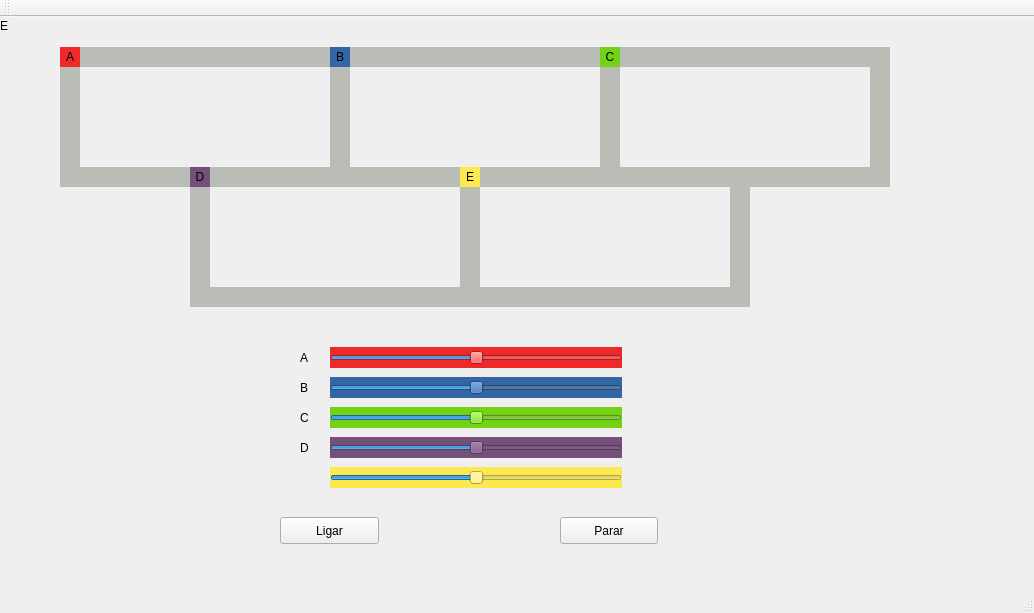
<?xml version="1.0" encoding="UTF-8"?>
<ui version="4.0">
 <class>MainWindow</class>
 <widget class="QMainWindow" name="MainWindow">
  <property name="geometry">
   <rect>
    <x>0</x>
    <y>0</y>
    <width>1034</width>
    <height>613</height>
   </rect>
  </property>
  <property name="windowTitle">
   <string>MainWindow</string>
  </property>
  <widget class="QWidget" name="centralWidget">
   <widget class="QLabel" name="label_tremA">
    <property name="geometry">
     <rect>
      <x>60</x>
      <y>30</y>
      <width>20</width>
      <height>20</height>
     </rect>
    </property>
    <property name="palette">
     <palette>
      <active>
       <colorrole role="Button">
        <brush brushstyle="SolidPattern">
         <color alpha="255">
          <red>239</red>
          <green>41</green>
          <blue>41</blue>
         </color>
        </brush>
       </colorrole>
       <colorrole role="Base">
        <brush brushstyle="SolidPattern">
         <color alpha="255">
          <red>239</red>
          <green>41</green>
          <blue>41</blue>
         </color>
        </brush>
       </colorrole>
       <colorrole role="Window">
        <brush brushstyle="SolidPattern">
         <color alpha="255">
          <red>239</red>
          <green>41</green>
          <blue>41</blue>
         </color>
        </brush>
       </colorrole>
      </active>
      <inactive>
       <colorrole role="Button">
        <brush brushstyle="SolidPattern">
         <color alpha="255">
          <red>239</red>
          <green>41</green>
          <blue>41</blue>
         </color>
        </brush>
       </colorrole>
       <colorrole role="Base">
        <brush brushstyle="SolidPattern">
         <color alpha="255">
          <red>239</red>
          <green>41</green>
          <blue>41</blue>
         </color>
        </brush>
       </colorrole>
       <colorrole role="Window">
        <brush brushstyle="SolidPattern">
         <color alpha="255">
          <red>239</red>
          <green>41</green>
          <blue>41</blue>
         </color>
        </brush>
       </colorrole>
      </inactive>
      <disabled>
       <colorrole role="Button">
        <brush brushstyle="SolidPattern">
         <color alpha="255">
          <red>239</red>
          <green>41</green>
          <blue>41</blue>
         </color>
        </brush>
       </colorrole>
       <colorrole role="Base">
        <brush brushstyle="SolidPattern">
         <color alpha="255">
          <red>239</red>
          <green>41</green>
          <blue>41</blue>
         </color>
        </brush>
       </colorrole>
       <colorrole role="Window">
        <brush brushstyle="SolidPattern">
         <color alpha="255">
          <red>239</red>
          <green>41</green>
          <blue>41</blue>
         </color>
        </brush>
       </colorrole>
      </disabled>
     </palette>
    </property>
    <property name="styleSheet">
     <string notr="true">QLabel { background: rgb(239, 41, 41)}</string>
    </property>
    <property name="text">
     <string>A</string>
    </property>
    <property name="alignment">
     <set>Qt::AlignCenter</set>
    </property>
   </widget>
   <widget class="QLabel" name="label_trilho2AB">
    <property name="geometry">
     <rect>
      <x>80</x>
      <y>30</y>
      <width>250</width>
      <height>20</height>
     </rect>
    </property>
    <property name="styleSheet">
     <string notr="true">QLabel { background: rgb(186, 189, 182)}</string>
    </property>
    <property name="text">
     <string/>
    </property>
   </widget>
   <widget class="QLabel" name="label_trilho4ABD">
    <property name="geometry">
     <rect>
      <x>80</x>
      <y>150</y>
      <width>250</width>
      <height>20</height>
     </rect>
    </property>
    <property name="styleSheet">
     <string notr="true">QLabel { background: rgb(186, 189, 182)}</string>
    </property>
    <property name="text">
     <string/>
    </property>
   </widget>
   <widget class="QLabel" name="label_trilho3AB">
    <property name="geometry">
     <rect>
      <x>330</x>
      <y>30</y>
      <width>20</width>
      <height>140</height>
     </rect>
    </property>
    <property name="styleSheet">
     <string notr="true">QLabel { background: rgb(186, 189, 182)}</string>
    </property>
    <property name="text">
     <string/>
    </property>
   </widget>
   <widget class="QLabel" name="label_trilho1A">
    <property name="geometry">
     <rect>
      <x>60</x>
      <y>30</y>
      <width>20</width>
      <height>140</height>
     </rect>
    </property>
    <property name="styleSheet">
     <string notr="true">QLabel { background: rgb(186, 189, 182)}</string>
    </property>
    <property name="text">
     <string/>
    </property>
   </widget>
   <widget class="QPushButton" name="pushButton">
    <property name="geometry">
     <rect>
      <x>280</x>
      <y>500</y>
      <width>99</width>
      <height>27</height>
     </rect>
    </property>
    <property name="text">
     <string>Ligar</string>
    </property>
   </widget>
   <widget class="QPushButton" name="pushButton_2">
    <property name="geometry">
     <rect>
      <x>560</x>
      <y>500</y>
      <width>98</width>
      <height>27</height>
     </rect>
    </property>
    <property name="text">
     <string>Parar</string>
    </property>
   </widget>
   <widget class="QLabel" name="label_trilho3BC">
    <property name="geometry">
     <rect>
      <x>600</x>
      <y>30</y>
      <width>20</width>
      <height>140</height>
     </rect>
    </property>
    <property name="styleSheet">
     <string notr="true">QLabel { background: rgb(186, 189, 182)}</string>
    </property>
    <property name="text">
     <string/>
    </property>
   </widget>
   <widget class="QLabel" name="label_trilho2BAC">
    <property name="geometry">
     <rect>
      <x>350</x>
      <y>30</y>
      <width>250</width>
      <height>20</height>
     </rect>
    </property>
    <property name="styleSheet">
     <string notr="true">QLabel { background: rgb(186, 189, 182)}</string>
    </property>
    <property name="text">
     <string/>
    </property>
   </widget>
   <widget class="QLabel" name="label_trilho4BADEC">
    <property name="geometry">
     <rect>
      <x>350</x>
      <y>150</y>
      <width>250</width>
      <height>20</height>
     </rect>
    </property>
    <property name="styleSheet">
     <string notr="true">QLabel { background: rgb(186, 189, 182)}</string>
    </property>
    <property name="text">
     <string/>
    </property>
   </widget>
   <widget class="QLabel" name="label_tremB">
    <property name="geometry">
     <rect>
      <x>330</x>
      <y>30</y>
      <width>20</width>
      <height>20</height>
     </rect>
    </property>
    <property name="styleSheet">
     <string notr="true">QLabel { background: rgb(52, 101, 164)}</string>
    </property>
    <property name="text">
     <string>B</string>
    </property>
    <property name="alignment">
     <set>Qt::AlignCenter</set>
    </property>
   </widget>
   <widget class="QLabel" name="label_trilho2CB">
    <property name="geometry">
     <rect>
      <x>620</x>
      <y>30</y>
      <width>250</width>
      <height>20</height>
     </rect>
    </property>
    <property name="styleSheet">
     <string notr="true">QLabel { background: rgb(186, 189, 182)}</string>
    </property>
    <property name="text">
     <string/>
    </property>
   </widget>
   <widget class="QLabel" name="label_trilho3C">
    <property name="geometry">
     <rect>
      <x>870</x>
      <y>30</y>
      <width>20</width>
      <height>140</height>
     </rect>
    </property>
    <property name="styleSheet">
     <string notr="true">QLabel { background: rgb(186, 189, 182)}</string>
    </property>
    <property name="text">
     <string/>
    </property>
   </widget>
   <widget class="QLabel" name="label_trilho4CBE">
    <property name="geometry">
     <rect>
      <x>620</x>
      <y>150</y>
      <width>250</width>
      <height>20</height>
     </rect>
    </property>
    <property name="styleSheet">
     <string notr="true">QLabel { background: rgb(186, 189, 182)}</string>
    </property>
    <property name="text">
     <string/>
    </property>
   </widget>
   <widget class="QLabel" name="label_trilho1DA">
    <property name="geometry">
     <rect>
      <x>190</x>
      <y>150</y>
      <width>20</width>
      <height>140</height>
     </rect>
    </property>
    <property name="styleSheet">
     <string notr="true">QLabel { background: rgb(186, 189, 182)}</string>
    </property>
    <property name="text">
     <string/>
    </property>
   </widget>
   <widget class="QLabel" name="label_trilho4DE">
    <property name="geometry">
     <rect>
      <x>210</x>
      <y>270</y>
      <width>250</width>
      <height>20</height>
     </rect>
    </property>
    <property name="styleSheet">
     <string notr="true">QLabel { background: rgb(186, 189, 182)}</string>
    </property>
    <property name="text">
     <string/>
    </property>
   </widget>
   <widget class="QLabel" name="label_trilho3DBE">
    <property name="geometry">
     <rect>
      <x>460</x>
      <y>150</y>
      <width>20</width>
      <height>140</height>
     </rect>
    </property>
    <property name="styleSheet">
     <string notr="true">QLabel { background: rgb(186, 189, 182)}</string>
    </property>
    <property name="text">
     <string/>
    </property>
   </widget>
   <widget class="QLabel" name="label_trilho3EC">
    <property name="geometry">
     <rect>
      <x>730</x>
      <y>150</y>
      <width>20</width>
      <height>140</height>
     </rect>
    </property>
    <property name="styleSheet">
     <string notr="true">QLabel { background: rgb(186, 189, 182)}</string>
    </property>
    <property name="text">
     <string/>
    </property>
   </widget>
   <widget class="QLabel" name="label_trilho4ED">
    <property name="geometry">
     <rect>
      <x>480</x>
      <y>270</y>
      <width>250</width>
      <height>20</height>
     </rect>
    </property>
    <property name="styleSheet">
     <string notr="true">QLabel { background: rgb(186, 189, 182)}</string>
    </property>
    <property name="text">
     <string/>
    </property>
   </widget>
   <widget class="QLabel" name="label_tremC">
    <property name="geometry">
     <rect>
      <x>600</x>
      <y>30</y>
      <width>20</width>
      <height>20</height>
     </rect>
    </property>
    <property name="styleSheet">
     <string notr="true">QLabel { background: rgb(115, 210, 22)}</string>
    </property>
    <property name="text">
     <string>C</string>
    </property>
    <property name="alignment">
     <set>Qt::AlignCenter</set>
    </property>
   </widget>
   <widget class="QLabel" name="label_tremD">
    <property name="geometry">
     <rect>
      <x>190</x>
      <y>150</y>
      <width>20</width>
      <height>20</height>
     </rect>
    </property>
    <property name="styleSheet">
     <string notr="true">QLabel { background: rgb(117, 80, 123)}</string>
    </property>
    <property name="text">
     <string>D</string>
    </property>
    <property name="alignment">
     <set>Qt::AlignCenter</set>
    </property>
   </widget>
   <widget class="QLabel" name="label_tremE">
    <property name="geometry">
     <rect>
      <x>460</x>
      <y>150</y>
      <width>20</width>
      <height>20</height>
     </rect>
    </property>
    <property name="styleSheet">
     <string notr="true">QLabel { background: rgb(252, 233, 79)}</string>
    </property>
    <property name="text">
     <string>E</string>
    </property>
    <property name="alignment">
     <set>Qt::AlignCenter</set>
    </property>
   </widget>
   <widget class="QSlider" name="horizontalSlider_B">
    <property name="geometry">
     <rect>
      <x>330</x>
      <y>360</y>
      <width>292</width>
      <height>21</height>
     </rect>
    </property>
    <property name="styleSheet">
     <string notr="true">QSlider {background: rgb(52, 101, 164)}</string>
    </property>
    <property name="maximum">
     <number>200</number>
    </property>
    <property name="sliderPosition">
     <number>100</number>
    </property>
    <property name="orientation">
     <enum>Qt::Horizontal</enum>
    </property>
   </widget>
   <widget class="QSlider" name="horizontalSlider_C">
    <property name="geometry">
     <rect>
      <x>330</x>
      <y>390</y>
      <width>292</width>
      <height>21</height>
     </rect>
    </property>
    <property name="styleSheet">
     <string notr="true">QSlider {background: rgb(115, 210, 22)}</string>
    </property>
    <property name="maximum">
     <number>200</number>
    </property>
    <property name="sliderPosition">
     <number>100</number>
    </property>
    <property name="orientation">
     <enum>Qt::Horizontal</enum>
    </property>
   </widget>
   <widget class="QSlider" name="horizontalSlider_E">
    <property name="geometry">
     <rect>
      <x>330</x>
      <y>450</y>
      <width>292</width>
      <height>21</height>
     </rect>
    </property>
    <property name="styleSheet">
     <string notr="true">QSlider {background: rgb(252, 233, 79)}</string>
    </property>
    <property name="maximum">
     <number>200</number>
    </property>
    <property name="sliderPosition">
     <number>100</number>
    </property>
    <property name="orientation">
     <enum>Qt::Horizontal</enum>
    </property>
   </widget>
   <widget class="QSlider" name="horizontalSlider_D">
    <property name="geometry">
     <rect>
      <x>330</x>
      <y>420</y>
      <width>292</width>
      <height>21</height>
     </rect>
    </property>
    <property name="styleSheet">
     <string notr="true">QSlider {background: rgb(117, 80, 123)}</string>
    </property>
    <property name="maximum">
     <number>200</number>
    </property>
    <property name="sliderPosition">
     <number>100</number>
    </property>
    <property name="orientation">
     <enum>Qt::Horizontal</enum>
    </property>
   </widget>
   <widget class="QSlider" name="horizontalSlider_A">
    <property name="geometry">
     <rect>
      <x>330</x>
      <y>330</y>
      <width>292</width>
      <height>21</height>
     </rect>
    </property>
    <property name="sizePolicy">
     <sizepolicy hsizetype="Expanding" vsizetype="Fixed">
      <horstretch>0</horstretch>
      <verstretch>0</verstretch>
     </sizepolicy>
    </property>
    <property name="styleSheet">
     <string notr="true">QSlider {background: rgb(239, 41, 41)}</string>
    </property>
    <property name="minimum">
     <number>0</number>
    </property>
    <property name="maximum">
     <number>200</number>
    </property>
    <property name="sliderPosition">
     <number>100</number>
    </property>
    <property name="orientation">
     <enum>Qt::Horizontal</enum>
    </property>
    <property name="tickInterval">
     <number>0</number>
    </property>
   </widget>
   <widget class="QLabel" name="label_A">
    <property name="geometry">
     <rect>
      <x>300</x>
      <y>332</y>
      <width>20</width>
      <height>17</height>
     </rect>
    </property>
    <property name="text">
     <string>A</string>
    </property>
   </widget>
   <widget class="QLabel" name="label_B">
    <property name="geometry">
     <rect>
      <x>300</x>
      <y>362</y>
      <width>20</width>
      <height>17</height>
     </rect>
    </property>
    <property name="text">
     <string>B</string>
    </property>
   </widget>
   <widget class="QLabel" name="label_C">
    <property name="geometry">
     <rect>
      <x>300</x>
      <y>392</y>
      <width>20</width>
      <height>17</height>
     </rect>
    </property>
    <property name="text">
     <string>C</string>
    </property>
   </widget>
   <widget class="QLabel" name="label_D">
    <property name="geometry">
     <rect>
      <x>300</x>
      <y>422</y>
      <width>20</width>
      <height>17</height>
     </rect>
    </property>
    <property name="text">
     <string>D</string>
    </property>
   </widget>
   <widget class="QLabel" name="label_E">
    <property name="geometry">
     <rect>
      <x>0</x>
      <y>0</y>
      <width>9</width>
      <height>17</height>
     </rect>
    </property>
    <property name="text">
     <string>E</string>
    </property>
   </widget>
   <zorder>label_trilho1DA</zorder>
   <zorder>label_trilho3DBE</zorder>
   <zorder>label_trilho2AB</zorder>
   <zorder>label_trilho4ABD</zorder>
   <zorder>label_trilho3AB</zorder>
   <zorder>label_trilho1A</zorder>
   <zorder>label_tremA</zorder>
   <zorder>pushButton</zorder>
   <zorder>pushButton_2</zorder>
   <zorder>label_trilho3BC</zorder>
   <zorder>label_trilho2BAC</zorder>
   <zorder>label_trilho4BADEC</zorder>
   <zorder>label_tremB</zorder>
   <zorder>label_trilho2CB</zorder>
   <zorder>label_trilho3C</zorder>
   <zorder>label_trilho4CBE</zorder>
   <zorder>label_trilho4DE</zorder>
   <zorder>label_trilho3EC</zorder>
   <zorder>label_trilho4ED</zorder>
   <zorder>label_tremC</zorder>
   <zorder>label_tremD</zorder>
   <zorder>label_tremE</zorder>
   <zorder>horizontalSlider_B</zorder>
   <zorder>horizontalSlider_C</zorder>
   <zorder>horizontalSlider_E</zorder>
   <zorder>horizontalSlider_D</zorder>
   <zorder>horizontalSlider_A</zorder>
   <zorder>label_A</zorder>
   <zorder>label_B</zorder>
   <zorder>label_C</zorder>
   <zorder>label_D</zorder>
   <zorder>label_E</zorder>
  </widget>
  <widget class="QMenuBar" name="menuBar">
   <property name="geometry">
    <rect>
     <x>0</x>
     <y>0</y>
     <width>1034</width>
     <height>22</height>
    </rect>
   </property>
  </widget>
  <widget class="QToolBar" name="mainToolBar">
   <attribute name="toolBarArea">
    <enum>TopToolBarArea</enum>
   </attribute>
   <attribute name="toolBarBreak">
    <bool>false</bool>
   </attribute>
  </widget>
  <widget class="QStatusBar" name="statusBar"/>
 </widget>
 <layoutdefault spacing="6" margin="11"/>
 <resources/>
 <connections/>
</ui>
